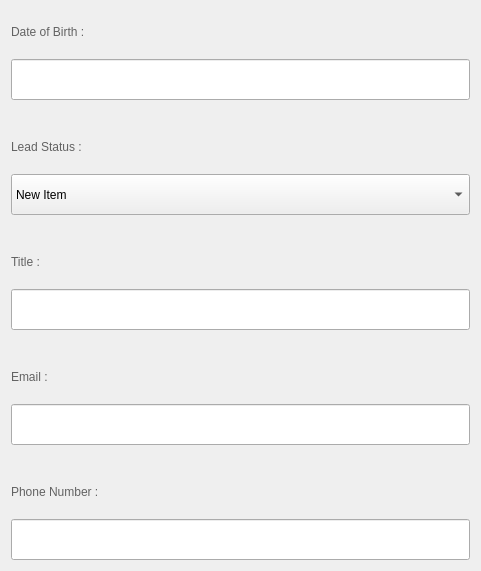
               <widget class="QWidget" name="layoutWidget_2">
                <property name="geometry">
                 <rect>
                  <x>670</x>
                  <y>370</y>
                  <width>481</width>
                  <height>571</height>
                 </rect>
                </property>
                <layout class="QVBoxLayout" name="verticalLayout_5">
                 <item>
                  <widget class="QLabel" name="DateOfBirthLabel">
                   <property name="styleSheet">
                    <string notr="true">color: rgb(98, 98, 98);</string>
                   </property>
                   <property name="text">
                    <string>Date of Birth :</string>
                   </property>
                  </widget>
                 </item>
                 <item>
                  <widget class="QLineEdit" name="DateOfBIrth">
                   <property name="minimumSize">
                    <size>
                     <width>0</width>
                     <height>0</height>
                    </size>
                   </property>
                   <property name="maximumSize">
                    <size>
                     <width>16777215</width>
                     <height>300</height>
                    </size>
                   </property>
                  </widget>
                 </item>
                 <item>
                  <spacer name="verticalSpacer_7">
                   <property name="orientation">
                    <enum>Qt::Orientation::Vertical</enum>
                   </property>
                   <property name="sizeType">
                    <enum>QSizePolicy::Policy::Maximum</enum>
                   </property>
                   <property name="sizeHint" stdset="0">
                    <size>
                     <width>10</width>
                     <height>20</height>
                    </size>
                   </property>
                  </spacer>
                 </item>
                 <item>
                  <widget class="QLabel" name="LeadStatusLabel">
                   <property name="styleSheet">
                    <string notr="true">color: rgb(98, 98, 98);</string>
                   </property>
                   <property name="text">
                    <string>Lead Status :</string>
                   </property>
                  </widget>
                 </item>
                 <item>
                  <widget class="QComboBox" name="LeadStatus">
                   <property name="maximumSize">
                    <size>
                     <width>16777215</width>
                     <height>150</height>
                    </size>
                   </property>
                   <item>
                    <property name="text">
                     <string>New Item</string>
                    </property>
                   </item>
                   <item>
                    <property name="text">
                     <string>New Item</string>
                    </property>
                   </item>
                   <item>
                    <property name="text">
                     <string>New Item</string>
                    </property>
                   </item>
                   <item>
                    <property name="text">
                     <string>New Item</string>
                    </property>
                   </item>
                  </widget>
                 </item>
                 <item>
                  <spacer name="verticalSpacer_8">
                   <property name="orientation">
                    <enum>Qt::Orientation::Vertical</enum>
                   </property>
                   <property name="sizeType">
                    <enum>QSizePolicy::Policy::Maximum</enum>
                   </property>
                   <property name="sizeHint" stdset="0">
                    <size>
                     <width>10</width>
                     <height>20</height>
                    </size>
                   </property>
                  </spacer>
                 </item>
                 <item>
                  <widget class="QLabel" name="TitleLabel">
                   <property name="styleSheet">
                    <string notr="true">color: rgb(98, 98, 98);</string>
                   </property>
                   <property name="text">
                    <string>Title :</string>
                   </property>
                  </widget>
                 </item>
                 <item>
                  <widget class="QLineEdit" name="Title">
                   <property name="maximumSize">
                    <size>
                     <width>16777215</width>
                     <height>300</height>
                    </size>
                   </property>
                  </widget>
                 </item>
                 <item>
                  <spacer name="verticalSpacer_9">
                   <property name="orientation">
                    <enum>Qt::Orientation::Vertical</enum>
                   </property>
                   <property name="sizeType">
                    <enum>QSizePolicy::Policy::Maximum</enum>
                   </property>
                   <property name="sizeHint" stdset="0">
                    <size>
                     <width>10</width>
                     <height>20</height>
                    </size>
                   </property>
                  </spacer>
                 </item>
                 <item>
                  <widget class="QLabel" name="EmailLabel">
                   <property name="styleSheet">
                    <string notr="true">color: rgb(98, 98, 98);</string>
                   </property>
                   <property name="text">
                    <string>Email :</string>
                   </property>
                  </widget>
                 </item>
                 <item>
                  <widget class="QLineEdit" name="Email">
                   <property name="maximumSize">
                    <size>
                     <width>16777215</width>
                     <height>300</height>
                    </size>
                   </property>
                  </widget>
                 </item>
                 <item>
                  <spacer name="verticalSpacer_10">
                   <property name="orientation">
                    <enum>Qt::Orientation::Vertical</enum>
                   </property>
                   <property name="sizeType">
                    <enum>QSizePolicy::Policy::Maximum</enum>
                   </property>
                   <property name="sizeHint" stdset="0">
                    <size>
                     <width>10</width>
                     <height>20</height>
                    </size>
                   </property>
                  </spacer>
                 </item>
                 <item>
                  <widget class="QLabel" name="PhoneNumLabel">
                   <property name="styleSheet">
                    <string notr="true">color: rgb(98, 98, 98);</string>
                   </property>
                   <property name="text">
                    <string>Phone Number :</string>
                   </property>
                  </widget>
                 </item>
                 <item>
                  <widget class="QLineEdit" name="PhoneNum">
                   <property name="maximumSize">
                    <size>
                     <width>16777215</width>
                     <height>300</height>
                    </size>
                   </property>
                  </widget>
                 </item>
                </layout>
               </widget>
